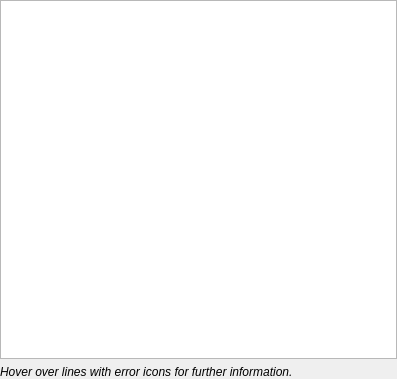
<?xml version="1.0" encoding="UTF-8"?>
<ui version="4.0">
 <class>ReportsWidgetStatistics</class>
 <widget class="QWidget" name="ReportsWidgetStatistics">
  <property name="geometry">
   <rect>
    <x>0</x>
    <y>0</y>
    <width>397</width>
    <height>379</height>
   </rect>
  </property>
  <layout class="QVBoxLayout" name="verticalLayout" stretch="0,0">
   <property name="leftMargin">
    <number>0</number>
   </property>
   <property name="topMargin">
    <number>0</number>
   </property>
   <property name="rightMargin">
    <number>0</number>
   </property>
   <property name="bottomMargin">
    <number>0</number>
   </property>
   <item>
    <widget class="QTableView" name="statisticsTableView">
         <property name="accessibleName">
          <string>Database statistics</string>
         </property>
         <property name="accessibleDescription">
          <string>Two-column table of database statistics. The first column contains the statistic name and the second contains its value. Error icons indicate statistics that need attention.</string>
         </property>
     <property name="editTriggers">
      <set>QAbstractItemView::NoEditTriggers</set>
     </property>
     <property name="showDropIndicator" stdset="0">
      <bool>false</bool>
     </property>
     <property name="alternatingRowColors">
      <bool>true</bool>
     </property>
     <property name="textElideMode">
      <enum>Qt::ElideMiddle</enum>
     </property>
     <property name="sortingEnabled">
      <bool>false</bool>
     </property>
     <attribute name="horizontalHeaderVisible">
      <bool>true</bool>
     </attribute>
     <attribute name="horizontalHeaderStretchLastSection">
      <bool>true</bool>
     </attribute>
     <attribute name="verticalHeaderVisible">
      <bool>false</bool>
     </attribute>
    </widget>
   </item>
   <item>
    <widget class="QLabel" name="tipLabel">
     <property name="font">
      <font>
       <italic>true</italic>
      </font>
     </property>
     <property name="text">
      <string>Hover over lines with error icons for further information.</string>
     </property>
    </widget>
   </item>
  </layout>
 </widget>
 <tabstops>
  <tabstop>statisticsTableView</tabstop>
 </tabstops>
 <resources/>
 <connections/>
</ui>
